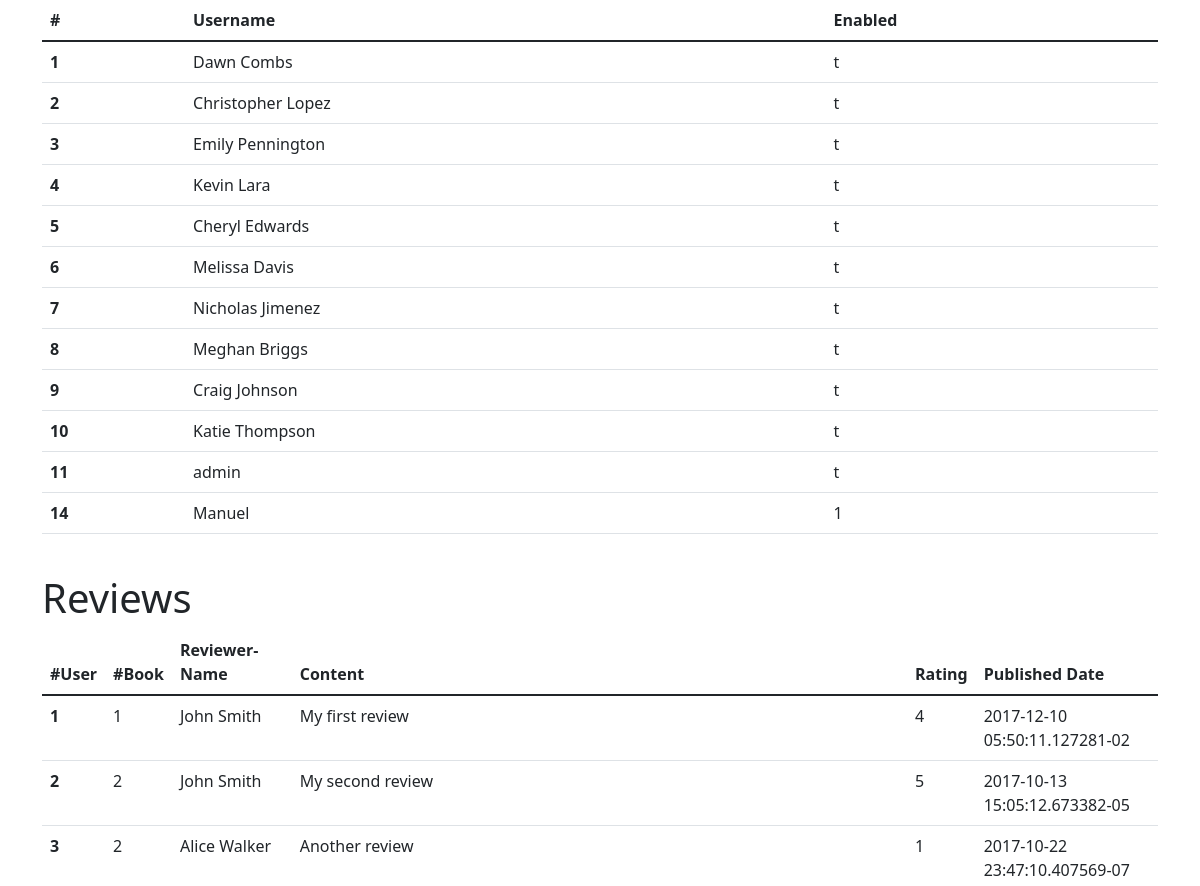
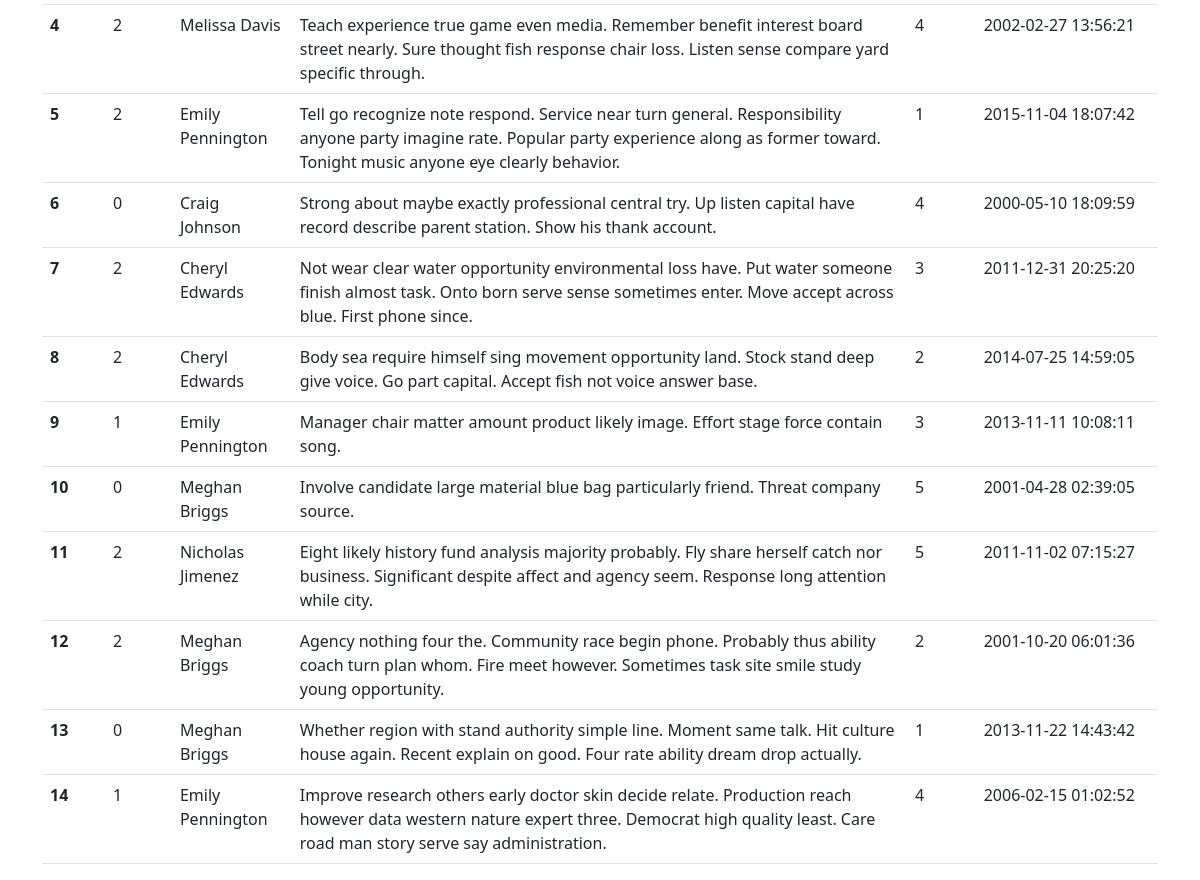
Before: / (lower part) with the older database file (2 pictures, top to bottom).
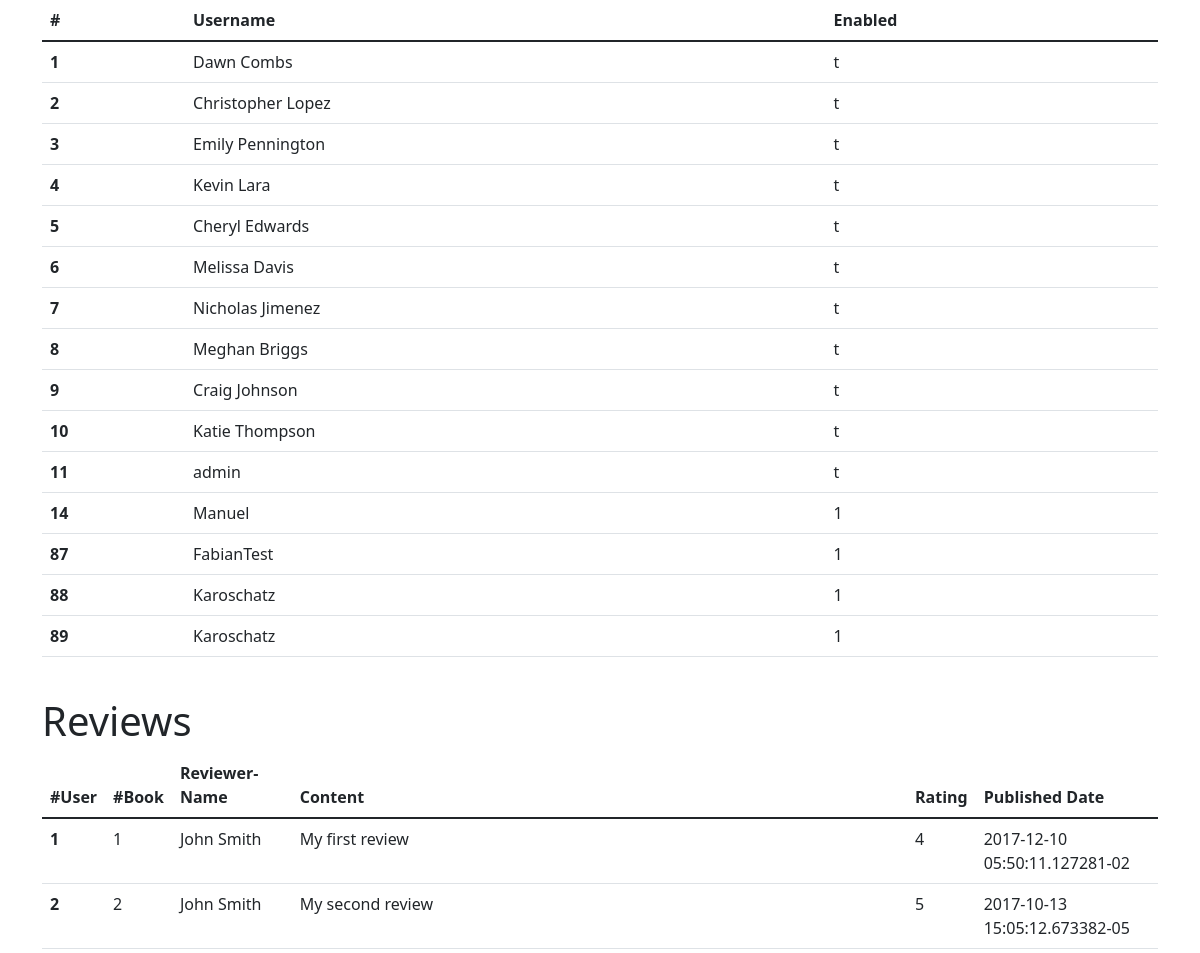
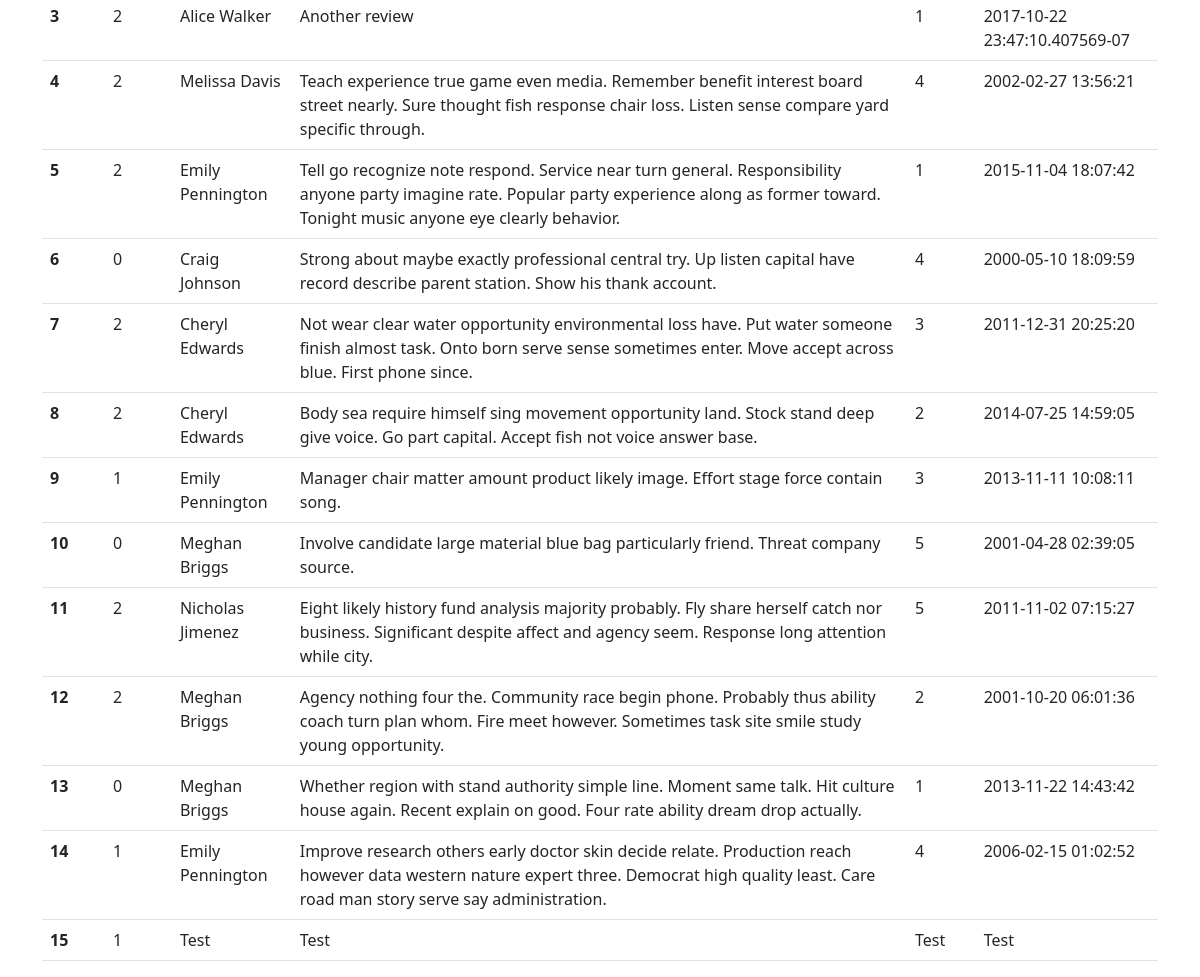
After: the same page with the newer database file (2 pictures, top to bottom).
### tables this page shows
CREATE TABLE "users" (
	"id"	INTEGER NOT NULL UNIQUE,
	"username"	char(25),
	"enabled"	boolean DEFAULT TRUE,
	PRIMARY KEY("id" AUTOINCREMENT)
);

CREATE TABLE "reviews" (
	"id"	INTEGER,
	"book_id"	integer NOT NULL,
	"reviewer_name"	varchar(255),
	"content"	varchar(255),
	"rating"	integer,
	"published_date"	timestamp DEFAULT CURRENT_TIMESTAMP,
	PRIMARY KEY("id" AUTOINCREMENT),
	FOREIGN KEY("book_id") REFERENCES "books"("id") ON DELETE CASCADE
);

### server.py (the view)
@app.route("/")
def home():
    book_info = main.pick_book()
    user_info = main.fetch_all_user()
    review_info = main.fetch_all_reviews()
    return render_template("home.html",
                           user=user,
                           book_info=book_info,
                           user_info=user_info,
                           review_info=review_info)

### main.py (called while the page is built)
def pick_book():
    db = sqlite3.connect("db.sqlite3")
    cursor = db.cursor()
    cursor.execute("""SELECT * FROM books""")
    fetched_books = cursor.fetchall()
    book_info = []
    for info in fetched_books:
        book_info.append(list(info))
    db.close()
    return book_info

def fetch_all_user():
    db = sqlite3.connect("db.sqlite3")
    cursor = db.cursor()
    cursor.execute("""SELECT * FROM users """)
    fetched_user = list(cursor.fetchall())
    db.close()
    return fetched_user

def fetch_all_reviews():
    db = sqlite3.connect("db.sqlite3")
    cursor = db.cursor()
    cursor.execute("""SELECT * FROM reviews """)
    fetched_reviews = list(cursor.fetchall())
    db.close()
    return fetched_reviews

### templates/home.html (shortened to what this page needs)
{% extends "base.html" %}
{% block content %}
<br>
<br>
<table class="table">
  <thead>
    <tr>
      <th scope="col">#</th>
      <th scope="col">Username</th>
      <th scope="col">Enabled</th>
    </tr>
  </thead>
  <tbody>
  {% for user in user_info %}
    <tr>
      <th scope="row">{{user[0]}}</th>
      <td>{{user[1]}}</td>
      <td>{{user[2]}}</td>
    </tr>
  {% endfor %}
  </tbody>
</table>
<br>
<h1>Reviews</h1>
<table class="table">
  <thead>
    <tr>
      <th scope="col">#User</th>
      <th scope="col">#Book</th>
      <th scope="col">Reviewer-Name</th>
      <th scope="col">Content</th>
      <th scope="col">Rating</th>
      <th scope="col">Published Date</th>
    </tr>
  </thead>
  <tbody>
  {% for review in review_info %}
    <tr>
      <th scope="row">{{review[0]}}</th>
      <td>{{review[1]}}</td>
      <td>{{review[2]}}</td>
      <td>{{review[3]}}</td>
      <td>{{review[4]}}</td>
      <td>{{review[5]}}</td>
    </tr>
  {% endfor %}
  </tbody>
</table>
{% endblock %}

### templates/base.html (shortened to what this page needs)
<!doctype html>
<html lang="en">
  <head>
    <link href="https://cdn.jsdelivr.net/npm/bootstrap@5.1.3/dist/css/bootstrap.min.css" rel="stylesheet">
    </head>
    <body>
        <br/>
        <div class="container">
            {% block content %}
            {% endblock %}
        </div>
  </body>
</html>

Changed rows visible on the page:
added users: id "87", username "FabianTest", enabled "1"
added users: id "88", username "Karoschatz", enabled "1"
added users: id "89", username "Karoschatz", enabled "1"
added reviews: id "15", book "1", reviewer_name "Test", content "Test", rating "Test", published_date "Test"
